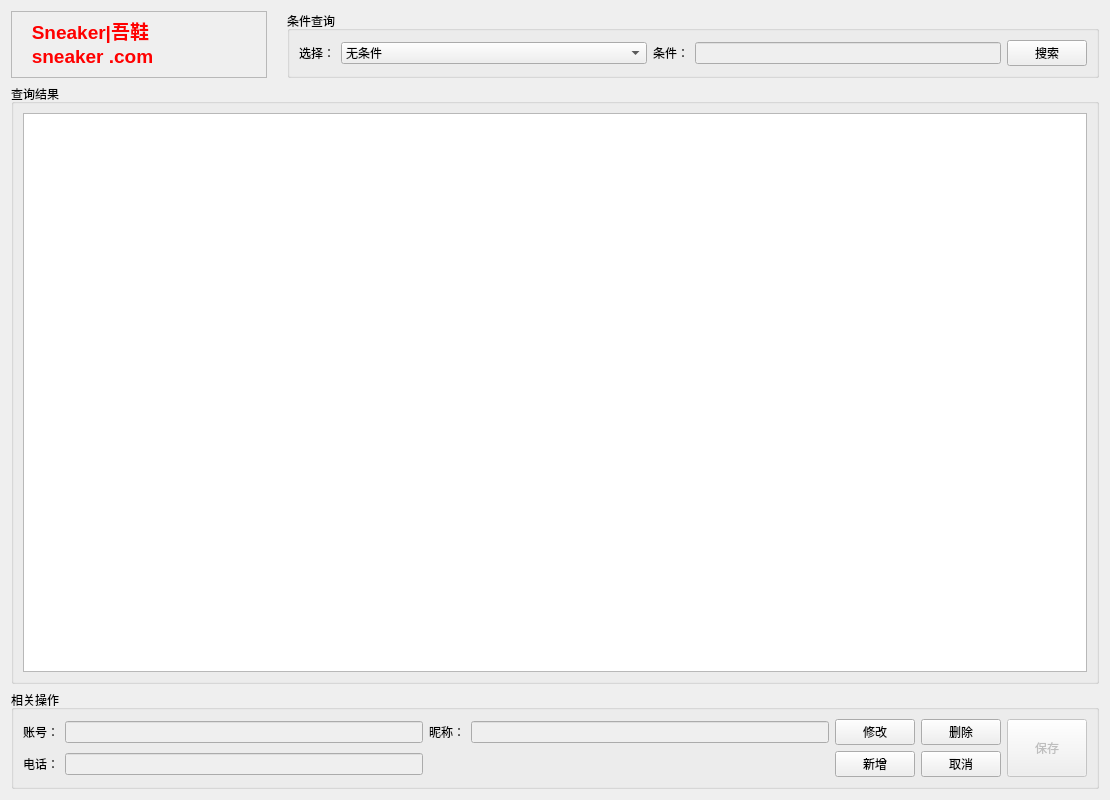
<?xml version="1.0" encoding="UTF-8"?>
<ui version="4.0">
 <class>FansChangePswdForm</class>
 <widget class="QWidget" name="FansChangePswdForm">
  <property name="geometry">
   <rect>
    <x>0</x>
    <y>0</y>
    <width>1110</width>
    <height>800</height>
   </rect>
  </property>
  <property name="windowTitle">
   <string>Form</string>
  </property>
  <layout class="QGridLayout" name="gridLayout_2">
   <item row="0" column="0">
    <layout class="QVBoxLayout" name="verticalLayout">
     <item>
      <layout class="QHBoxLayout" name="horizontalLayout_2">
       <property name="spacing">
        <number>0</number>
       </property>
       <property name="bottomMargin">
        <number>0</number>
       </property>
       <item>
        <widget class="QTextBrowser" name="textBrowser">
         <property name="enabled">
          <bool>false</bool>
         </property>
         <property name="sizePolicy">
          <sizepolicy hsizetype="Minimum" vsizetype="Ignored">
           <horstretch>0</horstretch>
           <verstretch>69</verstretch>
          </sizepolicy>
         </property>
         <property name="html">
          <string>&lt;!DOCTYPE HTML PUBLIC &quot;-//W3C//DTD HTML 4.0//EN&quot; &quot;http://www.w3.org/TR/REC-html40/strict.dtd&quot;&gt;
&lt;html&gt;&lt;head&gt;&lt;meta name=&quot;qrichtext&quot; content=&quot;1&quot; /&gt;&lt;style type=&quot;text/css&quot;&gt;
p, li { white-space: pre-wrap; }
&lt;/style&gt;&lt;/head&gt;&lt;body style=&quot; font-family:'SimSun'; font-size:9pt; font-weight:400; font-style:normal;&quot;&gt;
&lt;p style=&quot; margin-top:0px; margin-bottom:0px; margin-left:0px; margin-right:0px; -qt-block-indent:0; text-indent:0px;&quot;&gt;&lt;span style=&quot; font-size:14pt; font-weight:600; color:#ff0000;&quot;&gt;   Sneaker|吾鞋&lt;/span&gt;&lt;/p&gt;
&lt;p style=&quot; margin-top:0px; margin-bottom:0px; margin-left:0px; margin-right:0px; -qt-block-indent:0; text-indent:0px;&quot;&gt;&lt;span style=&quot; font-size:14pt; font-weight:600; color:#ff0000;&quot;&gt;   sneaker .com&lt;/span&gt;&lt;/p&gt;&lt;/body&gt;&lt;/html&gt;</string>
         </property>
        </widget>
       </item>
       <item>
        <spacer name="verticalSpacer">
         <property name="orientation">
          <enum>Qt::Vertical</enum>
         </property>
         <property name="sizeType">
          <enum>QSizePolicy::Ignored</enum>
         </property>
         <property name="sizeHint" stdset="0">
          <size>
           <width>20</width>
           <height>40</height>
          </size>
         </property>
        </spacer>
       </item>
       <item>
        <widget class="QGroupBox" name="groupBox">
         <property name="enabled">
          <bool>true</bool>
         </property>
         <property name="sizePolicy">
          <sizepolicy hsizetype="Ignored" vsizetype="Maximum">
           <horstretch>0</horstretch>
           <verstretch>0</verstretch>
          </sizepolicy>
         </property>
         <property name="title">
          <string>条件查询</string>
         </property>
         <layout class="QGridLayout" name="gridLayout_4">
          <item row="0" column="0">
           <layout class="QHBoxLayout" name="horizontalLayout">
            <item>
             <widget class="QLabel" name="label">
              <property name="contextMenuPolicy">
               <enum>Qt::NoContextMenu</enum>
              </property>
              <property name="text">
               <string>选择：</string>
              </property>
             </widget>
            </item>
            <item>
             <widget class="QComboBox" name="cb_condition">
              <property name="enabled">
               <bool>true</bool>
              </property>
              <property name="sizePolicy">
               <sizepolicy hsizetype="Expanding" vsizetype="Fixed">
                <horstretch>0</horstretch>
                <verstretch>0</verstretch>
               </sizepolicy>
              </property>
              <item>
               <property name="text">
                <string>无条件</string>
               </property>
              </item>
              <item>
               <property name="text">
                <string>账号</string>
               </property>
              </item>
              <item>
               <property name="text">
                <string>昵称</string>
               </property>
              </item>
              <item>
               <property name="text">
                <string>电话</string>
               </property>
              </item>
             </widget>
            </item>
            <item>
             <widget class="QLabel" name="label_6">
              <property name="text">
               <string>条件：</string>
              </property>
             </widget>
            </item>
            <item>
             <widget class="QLineEdit" name="le_condition">
              <property name="enabled">
               <bool>false</bool>
              </property>
              <property name="clearButtonEnabled">
               <bool>true</bool>
              </property>
             </widget>
            </item>
            <item>
             <widget class="QPushButton" name="pb_search">
              <property name="sizePolicy">
               <sizepolicy hsizetype="Fixed" vsizetype="Fixed">
                <horstretch>0</horstretch>
                <verstretch>0</verstretch>
               </sizepolicy>
              </property>
              <property name="text">
               <string>搜索</string>
              </property>
             </widget>
            </item>
           </layout>
          </item>
         </layout>
        </widget>
       </item>
      </layout>
     </item>
     <item>
      <widget class="QGroupBox" name="groupBox_2">
       <property name="title">
        <string>查询结果</string>
       </property>
       <layout class="QGridLayout" name="gridLayout">
        <item row="0" column="0">
         <widget class="QTableWidget" name="tableWidget"/>
        </item>
       </layout>
      </widget>
     </item>
     <item>
      <widget class="QGroupBox" name="groupBox_3">
       <property name="title">
        <string>相关操作</string>
       </property>
       <layout class="QGridLayout" name="gridLayout_5">
        <item row="0" column="0">
         <layout class="QGridLayout" name="gridLayout_3">
          <item row="0" column="0">
           <widget class="QLabel" name="label_2">
            <property name="text">
             <string>账号：</string>
            </property>
           </widget>
          </item>
          <item row="0" column="1">
           <widget class="QLineEdit" name="le_id">
            <property name="enabled">
             <bool>false</bool>
            </property>
           </widget>
          </item>
          <item row="0" column="2">
           <widget class="QLabel" name="label_3">
            <property name="text">
             <string>昵称：</string>
            </property>
           </widget>
          </item>
          <item row="0" column="3">
           <widget class="QLineEdit" name="le_nickname">
            <property name="enabled">
             <bool>false</bool>
            </property>
            <property name="clearButtonEnabled">
             <bool>true</bool>
            </property>
           </widget>
          </item>
          <item row="0" column="4">
           <widget class="QPushButton" name="pb_modify">
            <property name="sizePolicy">
             <sizepolicy hsizetype="Preferred" vsizetype="Preferred">
              <horstretch>0</horstretch>
              <verstretch>0</verstretch>
             </sizepolicy>
            </property>
            <property name="text">
             <string>修改</string>
            </property>
           </widget>
          </item>
          <item row="0" column="5">
           <widget class="QPushButton" name="pb_delete">
            <property name="sizePolicy">
             <sizepolicy hsizetype="Preferred" vsizetype="Fixed">
              <horstretch>0</horstretch>
              <verstretch>0</verstretch>
             </sizepolicy>
            </property>
            <property name="text">
             <string>删除</string>
            </property>
           </widget>
          </item>
          <item row="0" column="6" rowspan="2">
           <widget class="QPushButton" name="pb_save">
            <property name="enabled">
             <bool>false</bool>
            </property>
            <property name="sizePolicy">
             <sizepolicy hsizetype="Minimum" vsizetype="Preferred">
              <horstretch>0</horstretch>
              <verstretch>0</verstretch>
             </sizepolicy>
            </property>
            <property name="text">
             <string>保存</string>
            </property>
           </widget>
          </item>
          <item row="1" column="0">
           <widget class="QLabel" name="label_4">
            <property name="text">
             <string>电话：</string>
            </property>
           </widget>
          </item>
          <item row="1" column="1">
           <widget class="QLineEdit" name="le_tele">
            <property name="enabled">
             <bool>false</bool>
            </property>
            <property name="clearButtonEnabled">
             <bool>true</bool>
            </property>
           </widget>
          </item>
          <item row="1" column="4">
           <widget class="QPushButton" name="pb_add">
            <property name="text">
             <string>新增</string>
            </property>
           </widget>
          </item>
          <item row="1" column="5">
           <widget class="QPushButton" name="pb_cancel">
            <property name="enabled">
             <bool>true</bool>
            </property>
            <property name="text">
             <string>取消</string>
            </property>
           </widget>
          </item>
         </layout>
        </item>
       </layout>
      </widget>
     </item>
    </layout>
   </item>
  </layout>
 </widget>
 <resources/>
 <connections/>
</ui>
